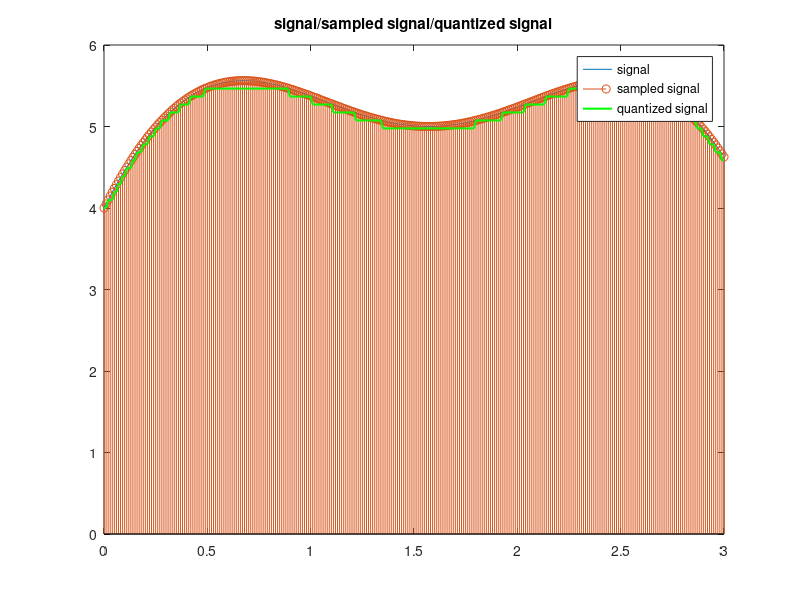

The MATLAB source for this figure: (Note: this script raises an error after producing the figure.)
t1=0:1/(2*pi*5):3; 
x=5*sin(t1)+4.*cos(t1).*cos(t1); %unsampled signal
t=0:0.01:3; %sampled at rate 0.01
sampled_x=5*sin(t)+4.*cos(t).*cos(t);
figure
plot(t1,x)
hold on
stem(t,sampled_x)

intervals=[4.09765625:0.09765625 :5.5625]; %15 intervals
levels=[4:0.09765625:5.5625]; 
%16 levels using max and min of sampled signal
%a 16 level quantizer will have 15 intervals hence the same has been
%defined above
[mat,q_sig] = quantiz(sampled_x,intervals,levels); 
% q_sig is the quantised signal, the levels are stored in mat
%mat is a 1x301 matrix
plot(t,q_sig,'g',"linewidth",1.5) %quantized signal
title("signal/sampled signal/quantized signal")
legend("signal","sampled signal","quantized signal")


bitmatrix=dec2bin(mat) %convert each level to bits
%301x4 char matrix

%converting bitmatrix into bitstream
len=size(mat);
bitstream="";
for i=1:len(2)
    bitstream=bitstream+dec2bin(mat(i),4); 
    %convert each level into 4 digit binary
end

bitstream

l=strlength(bitstream);
number_of_bits=l
bitstream = convertStringsToChars(bitstream);
bitstream=bitstream(1:20);
matrixbit=[]; %convert bitstream from string to matrix
for i=1:20  %taking first 20 values to create matrix
    matrixbit=[matrixbit str2num(bitstream(i))];
end 
for j=1:20 %to implement polar nrz coding
    if(matrixbit(j)==0)
        matrixbit(j)=-1;
    end
end
figure
stairs(matrixbit)
ylim([-2 2])
title("polar nrz")

%{ 
bitstream obtained (in case output clips in the pdf):
00000000000100010001001000100011001101000100010101010101011001100
11101110111100010001000100110011001101010101010101110111011101111
00110011001100110011011101110111011101111011101110111011101110111
01111111111111111111111111111111111111111111111111111111111111111
11111111111111111111111111111111111111111111111111111111111111111
11111111111111111111111111111111111111011101110111011101110111011
10111011101110110111011101110111011101110111011101110111001100110
01100110011001100110011001100110010111011101110111011101110111011
10111011101110111011101010101010101010101010101010101010101010101
01010101010101010101010101010101010101010101010101010101010101010
10101010101010101010101010101010101010101010101010101010101010101
01010101110111011101110111011101110111011101110111011101111001100
11001100110011001100110011001100110011011101110111011101110111011
10111011101111011101110111011101110111011101110111011101111111111
11111111111111111111111111111111111111111111111111111111111111111
11111111111111111111111111111111111111111111111111111111111111111
11111111111111111111111111101110111011101110111011101101110111011
10111011100110011001100110010111011101110111010101010101001100110
0110001000100001110111011101100110
%}








        